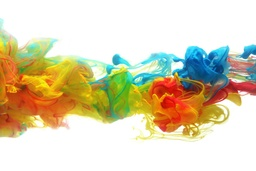
#> input picture Parte 1/color-people_downsize.jpg, 256 x 171 px, shrunk from 1250 x 834 before the run
$ python pdi.py color-people_downsize.jpg 3
#> lines starting #> are read from the running program, lines starting #| are printed output that depends on the picture
import numpy as np
import argparse

from math import floor
from scipy.spatial import distance
from itertools import product
from PIL import Image

COLOR_SPACE = 255
RED = []
GREEN = []
BLUE = []


parser = argparse.ArgumentParser(description='Get file directory')
parser.add_argument('file', help='file directory', type=str)
parser.add_argument('num_div', help='number of division', type=int)
args = parser.parse_args()

#ENCONTRA OS VALORES DECOMPOSTO DO SPECTRO DE CORES PASSADO
def partition_mul():
    div = []
    d = 2
    while args.num_div > 1:
    	if args.num_div%d == 0:
    		args.num_div = args.num_div/d
    		div.append(d)
    	else:
    		d += 1
    while len(div) > 3:
        temp = div[0]*div[1]
        del div[0]
        del div[0]
        div.append(temp)
        div.sort()

    if(len(div) < 3 and len(div) >= 2):
        div.append(1)
    elif (len(div) < 2 and len(div) >= 1):
        div.append(1)
        div.append(1)
    elif (len(div) <= 0):
        div.append(1)
        div.append(1)
        div.append(1)
    return div


def distance_cal(color_spec, color):
    dst = float('inf')
    coordenate_color = 1
    for i, val in enumerate(color_spec):
        temp = distance.euclidean(val, color)
        if (dst > temp):
            dst = temp
            coordenate_color = i
    return color_spec[coordenate_color]

#DEFINIÇÃO DOS PONTOS DE CADA COR.
def color_def(value, n):
    color_div = []
    for i in range (0,n):
        color_div.append(floor((i+1)*value))
    return color_div


im = Image.open(args.file)
#> im is the input picture: PIL image 256x171 RGB; mean R, G, B 219.2, 209.8, 180.6
pix = im.load()

num = []
coordenates = []
num = partition_mul()

RED = color_def(abs(COLOR_SPACE/(num[0]+1)), num[0]) #a
GREEN = color_def(abs(COLOR_SPACE/(num[1]+1)), num[1]) #b
BLUE = color_def(abs(COLOR_SPACE/(num[2]+1)), num[2]) #c


coordenates = list(product(RED, GREEN, BLUE, repeat = 1))

weigh = im.size[0]
#> weigh = 256
height = im.size[1]
#> height = 171


for x in range(0, weigh):
    for y in range(0, height):
        pix[x,y] = distance_cal(coordenates, pix[x,y])

im.show()
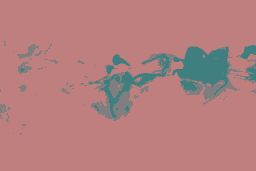
#> shown: PIL image 256x171 RGB; mean R, G, B 179, 127, 127
nome_output = args.file.replace(".", "_colored_{}.".format(args.num_div) )
im.save(nome_output)
